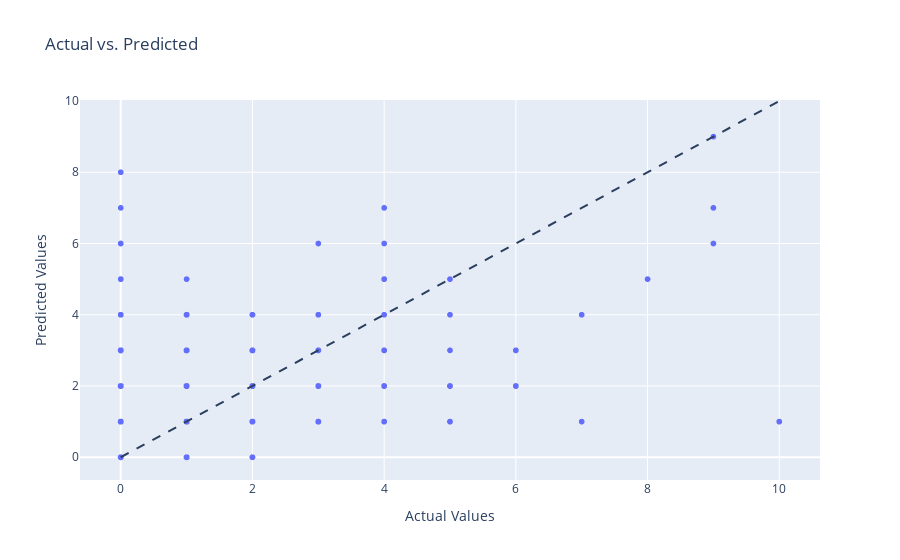

Notebook source saved alongside this figure:
### Code cell
import numpy as np
import pandas as pd
import plotly.express as px
from sklearn.linear_model import LinearRegression
from sklearn.metrics import mean_absolute_error

def eval_predictions3(in_model, pred_df):

    pred_df = pred_df[pred_df['Model_Name'] == in_model]

    pred_df = pred_df.sort_values('True')

    pred_df['indx'] = [val for val in list(range(len(pred_df)))]

    # Create scatter plot
    fig = px.scatter(pred_df, x='True', y='Predictions', title='Actual vs. Predicted',
                 labels={'True': 'Actual Values', 'Predictions': 'Predicted Values'},
                 hover_name=pred_df.index)
    
    # Add line of equality
    fig.add_shape(type='line', line=dict(dash='dash'), x0=pred_df['True'].min(), x1=pred_df['True'].max(),
                y0=pred_df['True'].min(), y1=pred_df['True'].max())
    
    # Update layout
    fig.update_layout(showlegend=False)

    return fig

#eval_predictions2('Gradient Boosting Regression', predictions_dat)
eval_predictions3('Random Forest Regression', predictions_dat)

### Figure 1 — Plotly figure (JSON) as saved in the notebook; plotly's stock layout.template omitted (floating-point values rounded to 4 significant figures; data arrays with more than 128 entries replaced by an {"elided": "..."} marker saying what was removed)
{"data": [{"hovertemplate": "<b>%{hovertext}</b><br><br>Actual Values=%{x}<br>Predicted Values=%{y}<extra></extra>", "hovertext": {"elided": "3199 int values"}, "legendgroup": "", "marker": {"color": "#636efa", "symbol": "circle"}, "mode": "markers", "name": "", "showlegend": false, "type": "scattergl", "x": {"elided": "3199 int values"}, "xaxis": "x", "y": {"elided": "3199 int values"}, "yaxis": "y"}], "layout": {"legend": {"tracegroupgap": 0}, "shapes": [{"line": {"dash": "dash"}, "type": "line", "x0": 0, "x1": 10, "y0": 0, "y1": 10}], "showlegend": false, "title": {"text": "Actual vs. Predicted"}, "xaxis": {"anchor": "y", "domain": [0, 1], "title": {"text": "Actual Values"}}, "yaxis": {"anchor": "x", "domain": [0, 1], "title": {"text": "Predicted Values"}}}}
